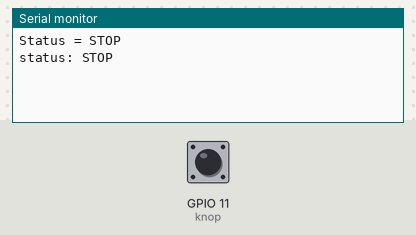
The sketch below on a simulated ESP32-S3. Shown: the last lines printed to the serial monitor. The test bench sets the inputs (shaded band); at power-on: GPIO 11 (knop) HIGH.

Above: at 1.2 s.
1.3 s: GPIO 11 (knop) pulled LOW for 0.15 s
At 2.8 s:
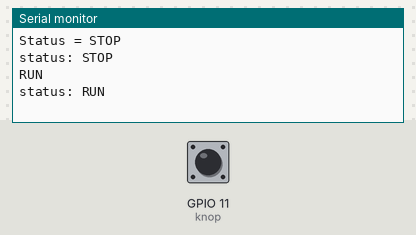
3.5 s: GPIO 11 (knop) pulled LOW for 1 s
At 3.82 s:
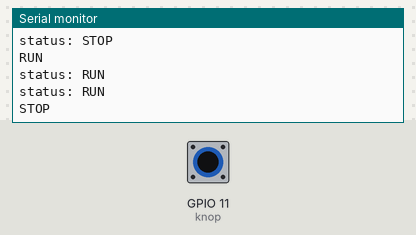

The sketch:

interrupt.ino
```cpp
const int knop = 11;

volatile bool knopFlag = false;
volatile unsigned long flankTijd = 0;

bool run = false;
bool vergrendeld = false;
unsigned long losSinds = 0;
unsigned long laatstePrint = 0;

const unsigned long debounceTijd = 30;   // ms
const unsigned long losTijd = 50;        // ms stabiel los

void IRAM_ATTR knopISR() {
  if (!knopFlag) {
    knopFlag = true;
    flankTijd = millis();
  }
}

void setup() {
  pinMode(knop, INPUT_PULLUP);
  attachInterrupt(digitalPinToInterrupt(knop), knopISR, FALLING);
  Serial.begin(115200);
  Serial.println("Status = STOP");
}

void loop() {
  bool laag = (digitalRead(knop) == LOW);

  if (vergrendeld) {
    // wacht tot de knop stabiel losgelaten is
    if (laag) {
      losSinds = 0;
    } else if (losSinds == 0) {
      losSinds = millis();
    } else if (millis() - losSinds >= losTijd) {
      vergrendeld = false;
      knopFlag = false;
      losSinds = 0;
    }
  } else if (knopFlag && millis() - flankTijd >= debounceTijd) {
    knopFlag = false;
    if (laag) {                       // echt ingedrukt, geen storing
      run = !run;
      vergrendeld = true;
      losSinds = 0;
      Serial.println(run ? "RUN" : "STOP");
    }
  }

  if (millis() - laatstePrint >= 1000) {
    laatstePrint = millis();
    Serial.println(run ? "status: RUN" : "status: STOP");
  }
}
```

Measured:
- after the input at 1.3 s, the serial monitor: prints a new line at once (image 1)
- after the input at 3.5 s, the serial monitor: prints a new line at once (image 2)
